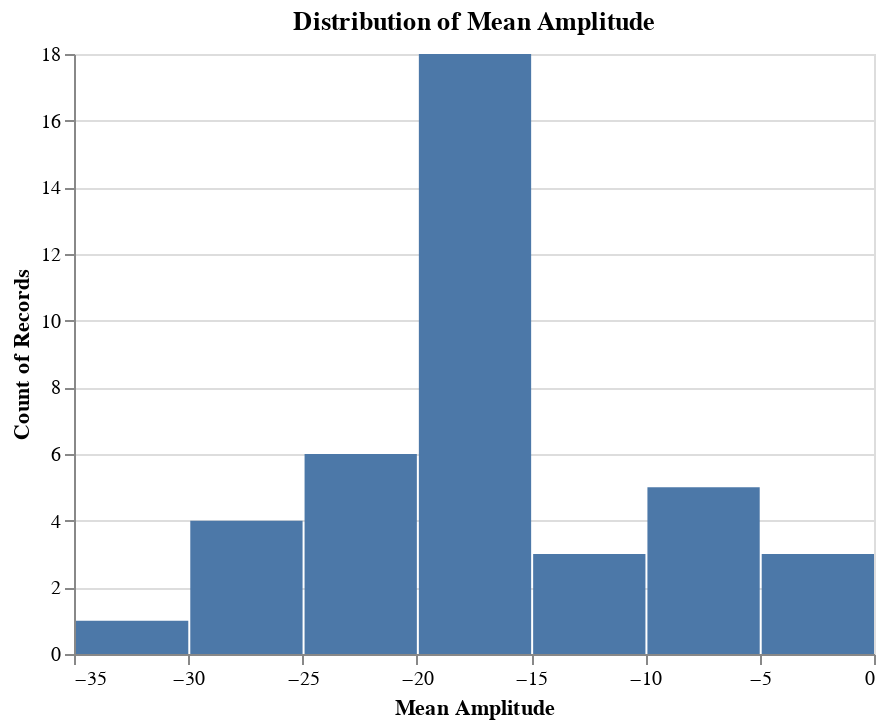

The cell this chart's notebook holds for it:
### Markdown cell above
### Difference data visualization:

### Code cell
# histogram of diff MNA values:
ah.histogram(diffdf, 'Mean Amplitude', output_directory)

### Figure 1 — Vega-Lite specification as saved in the notebook (floating-point values rounded to 4 significant figures)
{"config": {"view": {"continuousWidth": 400, "continuousHeight": 300}}, "data": {"name": "data-f887b60b72f5bdd7e7ba72a0de8e59a6"}, "mark": "bar", "encoding": {"x": {"type": "quantitative", "bin": true, "field": "Mean Amplitude", "title": "Mean Amplitude"}, "y": {"type": "quantitative", "aggregate": "count"}}, "title": "Distribution of Mean Amplitude", "$schema": "https://vega.github.io/schema/vega-lite/v4.8.1.json", "datasets": {"data-f887b60b72f5bdd7e7ba72a0de8e59a6": [{"ID": "942", "Group": "CI", "Mean Amplitude": -19.68, "Bilingual": "no", "Age (months)": 56, "Time in Sound (months)": 43, "Age of Activation (months)": 13.0, "Region": "Frontal", "Mean Amplitude Difference": -4.068}, {"ID": "959", "Group": "CI", "Mean Amplitude": -15.05, "Bilingual": "no", "Age (months)": 57, "Time in Sound (months)": 17, "Age of Activation (months)": 40.0, "Region": "Frontal", "Mean Amplitude Difference": -6.121}, {"ID": "925", "Group": "CI", "Mean Amplitude": -15.04, "Bilingual": "yes", "Age (months)": 58, "Time in Sound (months)": 52, "Age of Activation (months)": 6.0, "Region": "Frontal", "Mean Amplitude Difference": -2.451}, {"ID": "956", "Group": "CI", "Mean Amplitude": -20.8, "Bilingual": "yes", "Age (months)": 58, "Time in Sound (months)": 5, "Age of Activation (months)": 53.0, "Region": "Frontal", "Mean Amplitude Difference": -13.43}, {"ID": "955", "Group": "CI", "Mean Amplitude": -2.808, "Bilingual": "yes", "Age (months)": 61, "Time in Sound (months)": 49, "Age of Activation (months)": 12.0, "Region": "Frontal", "Mean Amplitude Difference": 0.009}, {"ID": "904", "Group": "CI", "Mean Amplitude": -20.64, "Bilingual": "yes", "Age (months)": 67, "Time in Sound (months)": 54, "Age of Activation (months)": 13.0, "Region": "Frontal", "Mean Amplitude Difference": -0.795}, {"ID": "911", "Group": "CI", "Mean Amplitude": -17.36, "Bilingual": "no", "Age (months)": 67, "Time in Sound (months)": 54, "Age of Activation (months)": 13.0, "Region": "Frontal", "Mean Amplitude Difference": -1.122}, {"ID": "919", "Group": "CI", "Mean Amplitude": -15.46, "Bilingual": "no", "Age (months)": 74, "Time in Sound (months)": 67, "Age of Activation (months)": 7.0, "Region": "Frontal", "Mean Amplitude Difference": -1.454}, {"ID": "945", "Group": "CI", "Mean Amplitude": -16.92, "Bilingual": "no", "Age (months)": 77, "Time in Sound (months)": 56, "Age of Activation (months)": 21.0, "Region": "Frontal", "Mean Amplitude Difference": -8.067}, {"ID": "961", "Group": "CI", "Mean Amplitude": -19.6, "Bilingual": "no", "Age (months)": 77, "Time in Sound (months)": 63, "Age of Activation (months)": 14.0, "Region": "Frontal", "Mean Amplitude Difference": -15.95}, {"ID": "903", "Group": "CI", "Mean Amplitude": -24.76, "Bilingual": "no", "Age (months)": 82, "Time in Sound (months)": 72, "Age of Activation (months)": 10.0, "Region": "Frontal", "Mean Amplitude Difference": -4.641}, {"ID": "921", "Group": "CI", "Mean Amplitude": -33.19, "Bilingual": "yes", "Age (months)": 82, "Time in Sound (months)": 46, "Age of Activation (months)": 36.0, "Region": "Frontal", "Mean Amplitude Difference": 4.483}, {"ID": "936", "Group": "CI", "Mean Amplitude": -6.697, "Bilingual": "yes", "Age (months)": 86, "Time in Sound (months)": 71, "Age of Activation (months)": 15.0, "Region": "Frontal", "Mean Amplitude Difference": -9.298}, {"ID": "901", "Group": "CI", "Mean Amplitude": -3.359, "Bilingual": "yes", "Age (months)": 86, "Time in Sound (months)": 68, "Age of Activation (months)": 18.0, "Region": "Frontal", "Mean Amplitude Difference": 24.66}, {"ID": "923", "Group": "CI", "Mean Amplitude": -22.51, "Bilingual": "yes", "Age (months)": 87, "Time in Sound (months)": 56, "Age of Activation (months)": 31.0, "Region": "Frontal", "Mean Amplitude Difference": -14.4}, {"ID": "924", "Group": "CI", "Mean Amplitude": -18.95, "Bilingual": "yes", "Age (months)": 87, "Time in Sound (months)": 74, "Age of Activation (months)": 13.0, "Region": "Frontal", "Mean Amplitude Difference": -11.57}, {"ID": "934", "Group": "CI", "Mean Amplitude": -14.02, "Bilingual": "yes", "Age (months)": 89, "Time in Sound (months)": 80, "Age of Activation (months)": 9.0, "Region": "Frontal", "Mean Amplitude Difference": -7.093}, {"ID": "951", "Group": "CI", "Mean Amplitude": -19.7, "Bilingual": "no", "Age (months)": 89, "Time in Sound (months)": 49, "Age of Activation (months)": 40.0, "Region": "Frontal", "Mean Amplitude Difference": 0.316}, {"ID": "913", "Group": "CI", "Mean Amplitude": -15.58, "Bilingual": "yes", "Age (months)": 100, "Time in Sound (months)": 86, "Age of Activation (months)": 14.0, "Region": "Frontal", "Mean Amplitude Difference": -0.756}, {"ID": "941", "Group": "CI", "Mean Amplitude": -19.01, "Bilingual": "no", "Age (months)": 106, "Time in Sound (months)": 35, "Age of Activation (months)": 71.0, "Region": "Frontal", "Mean Amplitude Difference": 2.484}, {"ID": "947", "Group": "CI", "Mean Amplitude": -19.22, "Bilingual": "no", "Age (months)": 106, "Time in Sound (months)": 27, "Age of Activation (months)": 79.0, "Region": "Frontal", "Mean Amplitude Difference": -13.06}, {"ID": "935", "Group": "CI", "Mean Amplitude": -16.62, "Bilingual": "yes", "Age (months)": 122, "Time in Sound (months)": 80, "Age of Activation (months)": 42.0, "Region": "Frontal", "Mean Amplitude Difference": -3.303}, {"ID": "937", "Group": "CI", "Mean Amplitude": -27.73, "Bilingual": "no", "Age (months)": 122, "Time in Sound (months)": 55, "Age of Activation (months)": 67.0, "Region": "Frontal", "Mean Amplitude Difference": -13.22}, {"ID": "857", "Group": "HG", "Mean Amplitude": -8.053, "Bilingual": "no", "Age (months)": 33, "Time in Sound (months)": 33, "Age of Activation (months)": null, "Region": "Frontal", "Mean Amplitude Difference": 5.293}, {"ID": "847", "Group": "HG", "Mean Amplitude": -2.966, "Bilingual": "no", "Age (months)": 43, "Time in Sound (months)": 43, "Age of Activation (months)": null, "Region": "Frontal", "Mean Amplitude Difference": 0.175}, {"ID": "858", "Group": "HG", "Mean Amplitude": -18.59, "Bilingual": "no", "Age (months)": 51, "Time in Sound (months)": 51, "Age of Activation (months)": null, "Region": "Frontal", "Mean Amplitude Difference": -12.21}, {"ID": "859", "Group": "HG", "Mean Amplitude": -7.7, "Bilingual": "no", "Age (months)": 52, "Time in Sound (months)": 52, "Age of Activation (months)": null, "Region": "Frontal", "Mean Amplitude Difference": -0.46}, {"ID": "841", "Group": "HG", "Mean Amplitude": -28.02, "Bilingual": "no", "Age (months)": 56, "Time in Sound (months)": 56, "Age of Activation (months)": null, "Region": "Frontal", "Mean Amplitude Difference": -9.465}, {"ID": "836", "Group": "HG", "Mean Amplitude": -8.181, "Bilingual": "no", "Age (months)": 59, "Time in Sound (months)": 59, "Age of Activation (months)": null, "Region": "Frontal", "Mean Amplitude Difference": 8.188}, {"ID": "846", "Group": "HG", "Mean Amplitude": -27.16, "Bilingual": "yes", "Age (months)": 68, "Time in Sound (months)": 68, "Age of Activation (months)": null, "Region": "Frontal", "Mean Amplitude Difference": -7.165}, {"ID": "N4C01", "Group": "HG", "Mean Amplitude": -17.46, "Bilingual": "no", "Age (months)": 61, "Time in Sound (months)": 61, "Age of Activation (months)": null, "Region": "Frontal", "Mean Amplitude Difference": -13.45}, {"ID": "842", "Group": "HG", "Mean Amplitude": -18.28, "Bilingual": "yes", "Age (months)": 67, "Time in Sound (months)": 67, "Age of Activation (months)": null, "Region": "Frontal", "Mean Amplitude Difference": -3.214}, {"ID": "848", "Group": "HG", "Mean Amplitude": -15.1, "Bilingual": "no", "Age (months)": 74, "Time in Sound (months)": 74, "Age of Activation (months)": null, "Region": "Frontal", "Mean Amplitude Difference": -1.423}, {"ID": "N4C10", "Group": "HG", "Mean Amplitude": -9.489, "Bilingual": "yes", "Age (months)": 82, "Time in Sound (months)": 82, "Age of Activation (months)": null, "Region": "Frontal", "Mean Amplitude Difference": -3.473}, {"ID": "N4C13", "Group": "HG", "Mean Amplitude": -25.55, "Bilingual": "yes", "Age (months)": 85, "Time in Sound (months)": 85, "Age of Activation (months)": null, "Region": "Frontal", "Mean Amplitude Difference": 2.461}, {"ID": "809", "Group": "HG", "Mean Amplitude": -13.55, "Bilingual": "no", "Age (months)": 99, "Time in Sound (months)": 99, "Age of Activation (months)": null, "Region": "Frontal", "Mean Amplitude Difference": 4.761}, {"ID": "N4C09", "Group": "HG", "Mean Amplitude": -11.51, "Bilingual": "yes", "Age (months)": 99, "Time in Sound (months)": 99, "Age of Activation (months)": null, "Region": "Frontal", "Mean Amplitude Difference": 3.015}, {"ID": "850", "Group": "HG", "Mean Amplitude": -22.29, "Bilingual": "no", "Age (months)": 124, "Time in Sound (months)": 124, "Age of Activation (months)": null, "Region": "Frontal", "Mean Amplitude Difference": -7.178}, {"ID": "801", "Group": "HG", "Mean Amplitude": -24.32, "Bilingual": "yes", "Age (months)": 127, "Time in Sound (months)": 127, "Age of Activation (months)": null, "Region": "Frontal", "Mean Amplitude Difference": -11.01}, {"ID": "803", "Group": "HG", "Mean Amplitude": -15.16, "Bilingual": "no", "Age (months)": 128, "Time in Sound (months)": 128, "Age of Activation (months)": null, "Region": "Frontal", "Mean Amplitude Difference": -3.417}]}}
